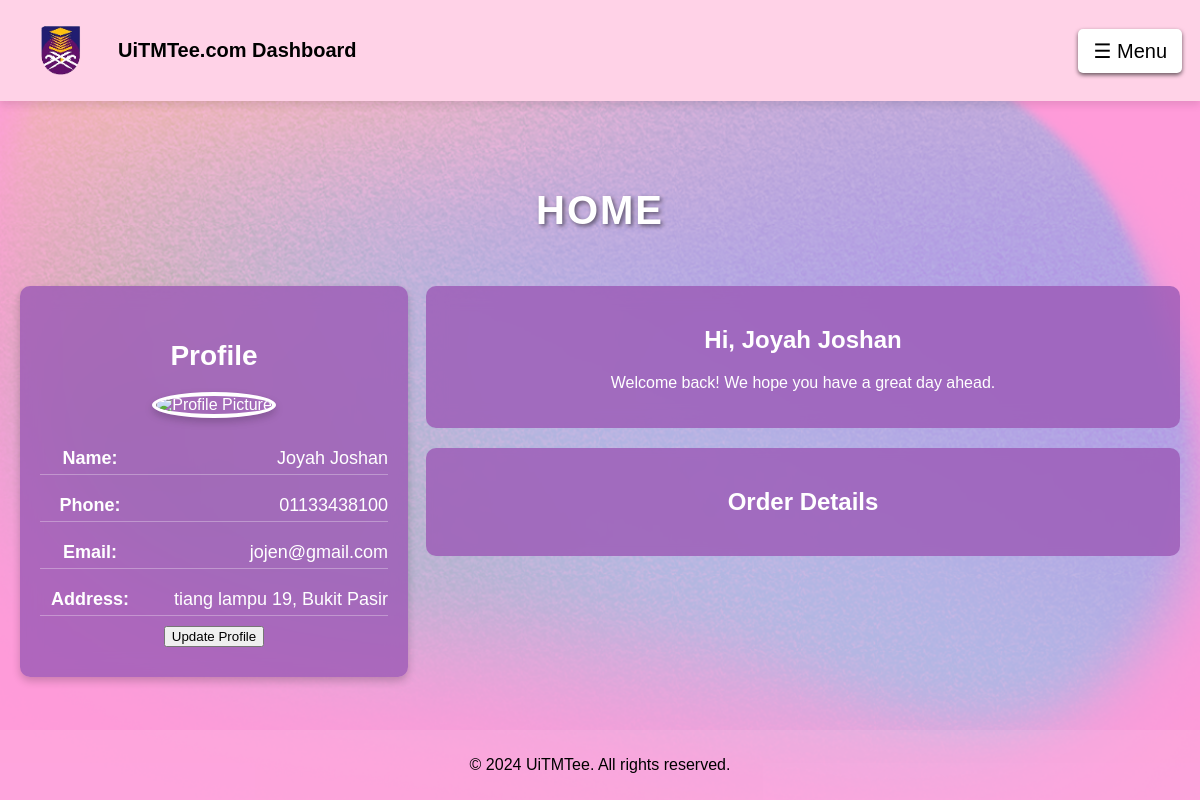
The page /homepageUser.php (signed in) on the database its author committed.
### tables this page shows
CREATE TABLE IF NOT EXISTS `customer` (
  `CUS_ID` int(11) NOT NULL,
  `CUS_NAME` varchar(100) NOT NULL,
  `CUS_PHONE` varchar(15) NOT NULL,
  `CUS_EMAIL` varchar(100) NOT NULL,
  `CUS_ADDRESS` text NOT NULL,
  `CUS_PASSWORD` varchar(255) NOT NULL
);

### orderfunction.php (called while the page is built)
<?php
require_once('dbconnect.php');
function display_orderdata($username) {
    global $connect;
    $query = "SELECT * FROM order_customer WHERE CUS_ID = $username";
    $result = mysqli_query($connect, $query);
    return $result;
}
?>

### functions.php (called while the page is built)
<?php
require_once('dbconnect.php');
function display_data($username) {
    global $connect;
    $query = "SELECT * FROM customer WHERE CUS_ID = $username";
    $result = mysqli_query($connect, $query);
    return $result;
}
?>

### homepageUser.php (the view, shortened to what this page needs)
<?php
include 'dbconnect.php';
$username = $_SESSION['id'];
require_once 'functions.php';
require_once 'orderfunction.php';
$result = display_data($username);
$display = display_orderdata($username);
?>
<!DOCTYPE html>
<html lang="en">
<head>
    <link rel="stylesheet" href="https://cdnjs.cloudflare.com/ajax/libs/font-awesome/6.5.2/css/all.min.css">
</head>
<body>
    <?php include('head.php'); ?>
    <br>
    <br>
    <br>
    <h2 class="home-heading">HOME</h2>
    <div class="container">
        <div class="left-section">
            <div class="profile-sidebar">
                <h2>Profile</h2>
                <div class="profile-picture">
                    <?php
                    $row = mysqli_fetch_assoc($result);
                    $profile_picture = !empty($row['PROFILE']) ? $row['PROFILE'] : 'default.jpg';
                    ?>
                    <img src="<?php echo $profile_picture; ?>" alt="Profile Picture">
                </div>
                <div class="profile-info">
                    <p><label>Name:</label> <span><?php echo $row['CUS_NAME']; ?></span></p>
                    <p><label>Phone:</label> <span><?php echo $row['CUS_PHONE']; ?></span></p>
                    <p><label>Email:</label> <span><?php echo $row['CUS_EMAIL']; ?></span></p>
                    <p><label>Address:</label> <span><?php echo $row['CUS_ADDRESS']; ?></span></p>
                </div>
                <button id="updateProfileBtn">Update Profile</button>
            </div>
        </div>
        <div class="right-section">
            <div class="greeting">
                <h2>Hi, <?php echo $row['CUS_NAME']; ?></h2>
                <p>Welcome back! We hope you have a great day ahead.</p>
            </div>
            <div class="order-details">
                <h2 align="center">Order Details</h2>
            </div>
        </div>
    </div>
    <footer class="footer">
        <p>&copy; <?php echo date("Y"); ?> UiTMTee. All rights reserved.</p>
    </footer>
</body>
</html>

### homepageUser.php (style rules this page uses)
body, html { margin: 0; padding: 0; height: 100%; display: flex; flex-direction: column; }
.container { flex: 1; display: flex; flex-wrap: wrap; padding: 20px; }
.home-heading { color: white; text-shadow: 2px 2px 4px rgba(0, 0, 0, 0.5); text-align: center; margin-top: 200; font-size: 40px; letter-spacing: 2px; }
.profile-sidebar { background-color: rgba(155, 89, 182, 0.8); padding: 30px 20px; border-radius: 10px; backdrop-filter: blur(10px); color: white; margin-bottom: 20px; box-shadow: 0 4px 8px rgba(0, 0, 0, 0.2); max-width: 500px; width: 100%; text-align: center; display: flex; flex-direction: column; align-items: center; }
.profile-sidebar h2 { font-size: 28px; margin-bottom: 20px; text-align: center; }
.profile-picture { margin-bottom: 20px; text-align: center; }
.profile-picture img { border-radius: 50%; width: 120px; height: 120px; object-fit: cover; border: 4px solid #fff; box-shadow: 0 4px 8px rgba(0, 0, 0, 0.2); }
.profile-info { display: flex; flex-direction: column; align-items: center; width: 100%; padding: 0 20px; }
.profile-info p { margin: 10px 0; font-size: 18px; display: flex; justify-content: space-between; width: 100%; border-bottom: 1px solid rgba(255, 255, 255, 0.3); padding-bottom: 5px; }
.profile-info label { font-weight: bold; margin-right: 10px; display: inline-block; width: 100px; }
.profile-info span { flex: 1; text-align: right; }
.right-section { width: 65%; margin-left: 20px; }
.greeting { background-color: rgba(155, 89, 182, 0.8); padding: 20px; border-radius: 10px; backdrop-filter: blur(10px); text-align: center; color: white; margin-bottom: 20px; }
.order-details { background-color: rgba(155, 89, 182, 0.8); padding: 20px; border-radius: 10px; backdrop-filter: blur(5px); color: white; }
.footer { background-color: rgba(255, 255, 255, 0.1); color: black; text-align: center; padding: 10px 20px; margin-top: auto; }

### head.php (style rules this page uses)
body { font-family: Arial, sans-serif; margin: 0; padding: 0; background: url('fp.png') no-repeat center center fixed; background-size: cover; }
.container { display: flex; justify-content: space-between; padding: 20px; }
.left-section { width: 30%; }

### rows shown on the page
customer: CUS_NAME "Joyah Joshan", CUS_PHONE "01133438100", CUS_EMAIL "jojen@gmail.com", CUS_ADDRESS "tiang lampu 19, Bukit Pasir"
